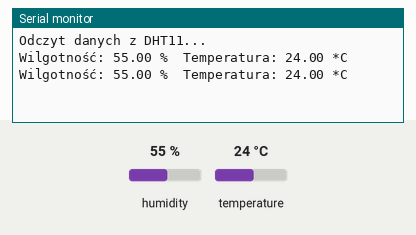
The program below on a simulated ESP32. On the bench: the last lines printed to the serial monitor. The test bench sets the inputs (shaded band); at power-on: humidity 55 %, temperature 24 °C.

Above: at 4.8 s.
4.9 s: humidity set to 22 %
At 6.6 s:
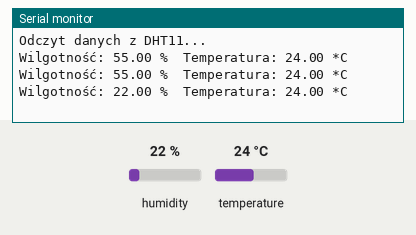
7.9 s: temperature set to 12 °C
At 9.0 s:
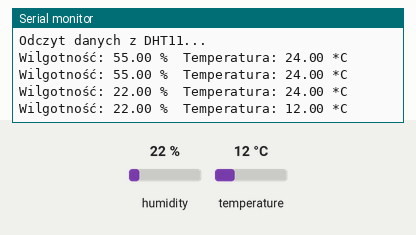
10.9 s: humidity set to 40 %
At 12.6 s:
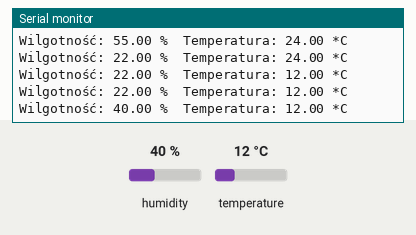
Timing chart, 0 to 14.1 s (numbered marks = the images above; inputs shaded):
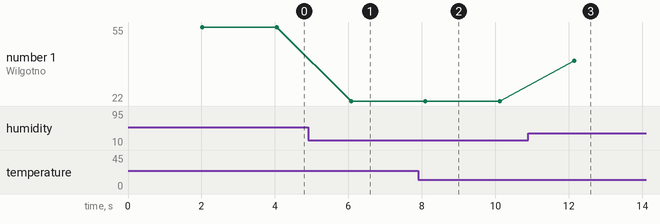

The program:

main.cpp
```cpp
#include <Arduino.h>
#include "DHT.h"

// Ustawienia DHT11
#define DHTPIN 26      // Pin podłączony do czujnika DHT11
#define DHTTYPE DHT11  // Typ czujnika

DHT dht(DHTPIN, DHTTYPE);

void setup() {
  Serial.begin(115200);
  dht.begin();
  Serial.println("Odczyt danych z DHT11...");
}

void loop() {
  // DHT11 potrzebuje trochę czasu pomiędzy pomiarami
  delay(2000);

  // Odczyt temperatury i wilgotności
  float humidity = dht.readHumidity();
  float temperature = dht.readTemperature();

  // Sprawdzenie, czy odczyt się powiódł
  if (isnan(humidity) || isnan(temperature)) {
    Serial.println("Błąd odczytu z czujnika DHT11!");
    return;
  }

  // Wysyłanie danych na Serial Monitor
  Serial.print("Wilgotność: ");
  Serial.print(humidity);
  Serial.print(" %\t");

  Serial.print("Temperatura: ");
  Serial.print(temperature);
  Serial.println(" *C");
}
```

Measured:
- after the input at 4.9 s, the serial monitor: prints a new line after 1.2 s (image 1)
- after the input at 7.9 s, the serial monitor: prints a new line after 0.19 s (image 2)
- after the input at 10.9 s, the serial monitor: prints a new line after 1.2 s (image 3)
- plotted number 1: 55 → 22 after the input at 4.9 s, 22 → 40 after the input at 10.9 s
